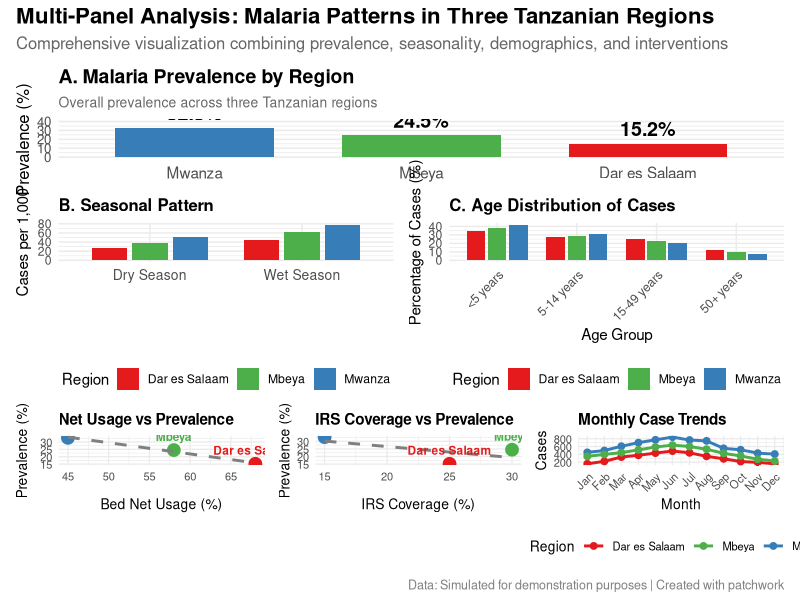
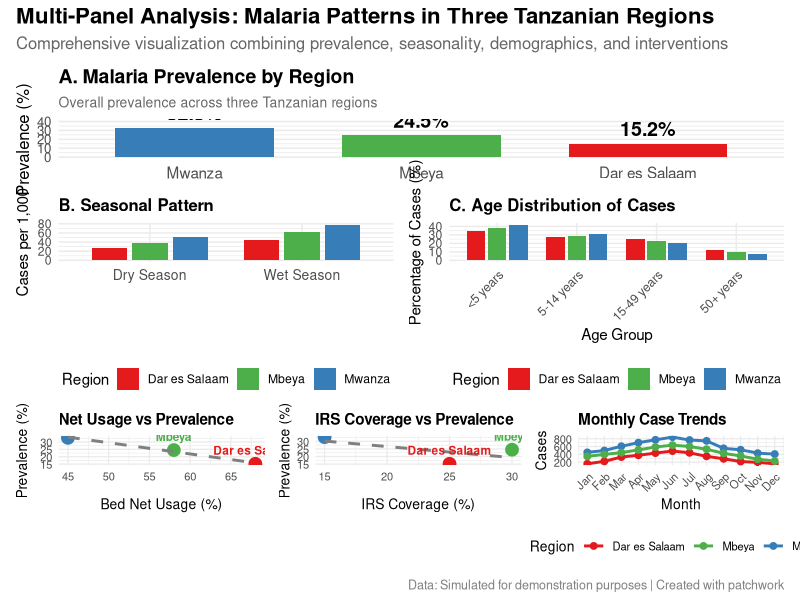

Here is the R script that generated these plots, in order:
# Multi-Panel Malaria Visualization with Patchwork
# Demonstration for Tanzania Regions
# Authors: Praise and Ernest

# Load required packages
library(tidyverse)
library(patchwork)
library(sf)
library(scales)

# Set seed for reproducibility
set.seed(123)

# ============================================================================
# 1. CREATE DUMMY DATA FOR 3 TANZANIAN REGIONS
# ============================================================================

# Region names
regions <- c("Dar es Salaam", "Mwanza", "Mbeya")

# --- Panel A Data: Overall Malaria Prevalence by Region ---
prevalence_data <- tibble(
  region = regions,
  prevalence = c(15.2, 32.8, 24.5),  # Percentage
  population = c(4364541, 2772509, 2707410),
  cases = round(c(15.2, 32.8, 24.5) * c(4364541, 2772509, 2707410) / 100)
)

# --- Panel B Data: Seasonal Variation (Wet vs Dry) ---
seasonal_data <- tibble(
  region = rep(regions, each = 2),
  season = rep(c("Wet Season", "Dry Season"), times = 3),
  cases_per_1000 = c(
    45, 28,  # Dar es Salaam
    78, 52,  # Mwanza
    61, 38   # Mbeya
  )
)

# --- Panel C Data: Age Group Distribution ---
age_data <- expand_grid(
  region = regions,
  age_group = c("<5 years", "5-14 years", "15-49 years", "50+ years")
) %>%
  mutate(
    percentage = case_when(
      region == "Dar es Salaam" & age_group == "<5 years" ~ 35,
      region == "Dar es Salaam" & age_group == "5-14 years" ~ 28,
      region == "Dar es Salaam" & age_group == "15-49 years" ~ 25,
      region == "Dar es Salaam" & age_group == "50+ years" ~ 12,
      
      region == "Mwanza" & age_group == "<5 years" ~ 42,
      region == "Mwanza" & age_group == "5-14 years" ~ 31,
      region == "Mwanza" & age_group == "15-49 years" ~ 20,
      region == "Mwanza" & age_group == "50+ years" ~ 7,
      
      region == "Mbeya" & age_group == "<5 years" ~ 38,
      region == "Mbeya" & age_group == "5-14 years" ~ 29,
      region == "Mbeya" & age_group == "15-49 years" ~ 23,
      region == "Mbeya" & age_group == "50+ years" ~ 10
    )
  ) %>%
  mutate(age_group = factor(age_group, levels = c("<5 years", "5-14 years", 
                                                    "15-49 years", "50+ years")))

# --- Detail Panels Data: Intervention Coverage vs Prevalence ---
intervention_data <- tibble(
  region = regions,
  net_usage = c(68, 45, 58),  # Percentage of households using bed nets
  irs_coverage = c(25, 15, 30),  # Indoor residual spraying coverage
  prevalence = c(15.2, 32.8, 24.5)
)

# Monthly trend data for detailed time series
monthly_data <- expand_grid(
  region = regions,
  month = month.name
) %>%
  mutate(
    month = factor(month, levels = month.name),
    month_num = as.numeric(month),
    # Create seasonal pattern with peak in wet season (Mar-May, Nov-Dec)
    cases = case_when(
      region == "Dar es Salaam" ~ 300 + 150 * sin((month_num - 3) * pi / 6) + rnorm(n(), 0, 20),
      region == "Mwanza" ~ 600 + 200 * sin((month_num - 3) * pi / 6) + rnorm(n(), 0, 30),
      region == "Mbeya" ~ 450 + 180 * sin((month_num - 3) * pi / 6) + rnorm(n(), 0, 25)
    )
  ) %>%
  mutate(cases = pmax(cases, 50))  # Ensure no negative values

# ============================================================================
# 2. CREATE INDIVIDUAL PLOTS
# ============================================================================

# Define consistent color palette
region_colors <- c("Dar es Salaam" = "#E41A1C", 
                   "Mwanza" = "#377EB8", 
                   "Mbeya" = "#4DAF4A")

# --- PANEL A: Overall Malaria Prevalence (Main Map Substitute) ---
plot_a <- ggplot(prevalence_data, aes(x = reorder(region, -prevalence), 
                                       y = prevalence, 
                                       fill = region)) +
  geom_col(width = 0.7) +
  geom_text(aes(label = paste0(prevalence, "%")), 
            vjust = -0.5, size = 5, fontface = "bold") +
  scale_fill_manual(values = region_colors) +
  labs(title = "A. Malaria Prevalence by Region",
       subtitle = "Overall prevalence across three Tanzanian regions",
       x = NULL,
       y = "Prevalence (%)") +
  theme_minimal(base_size = 12) +
  theme(legend.position = "none",
        plot.title = element_text(face = "bold", size = 14),
        plot.subtitle = element_text(size = 10, color = "gray40"),
        axis.text.x = element_text(angle = 0, hjust = 0.5, size = 11),
        panel.grid.major.x = element_blank()) +
  ylim(0, 40)

# --- PANEL B: Seasonal Variation ---
plot_b <- ggplot(seasonal_data, aes(x = season, y = cases_per_1000, fill = region)) +
  geom_col(position = position_dodge(width = 0.8), width = 0.7) +
  scale_fill_manual(values = region_colors) +
  labs(title = "B. Seasonal Pattern",
       x = NULL,
       y = "Cases per 1,000",
       fill = "Region") +
  theme_minimal(base_size = 11) +
  theme(plot.title = element_text(face = "bold", size = 12),
        legend.position = "bottom",
        axis.text.x = element_text(size = 10))

# --- PANEL C: Age Group Distribution ---
plot_c <- ggplot(age_data, aes(x = age_group, y = percentage, fill = region)) +
  geom_col(position = position_dodge(width = 0.8), width = 0.7) +
  scale_fill_manual(values = region_colors) +
  labs(title = "C. Age Distribution of Cases",
       x = "Age Group",
       y = "Percentage of Cases (%)",
       fill = "Region") +
  theme_minimal(base_size = 11) +
  theme(plot.title = element_text(face = "bold", size = 12),
        legend.position = "bottom",
        axis.text.x = element_text(angle = 45, hjust = 1, size = 9))

# --- DETAIL PANEL 1: Net Usage vs Prevalence ---
detail_plot_1 <- ggplot(intervention_data, aes(x = net_usage, y = prevalence)) +
  geom_point(aes(color = region), size = 4) +
  geom_smooth(method = "lm", se = FALSE, color = "gray50", linetype = "dashed") +
  geom_text(aes(label = region, color = region), 
            vjust = -1, size = 3, fontface = "bold") +
  scale_color_manual(values = region_colors) +
  labs(title = "Net Usage vs Prevalence",
       x = "Bed Net Usage (%)",
       y = "Prevalence (%)") +
  theme_minimal(base_size = 10) +
  theme(legend.position = "none",
        plot.title = element_text(face = "bold", size = 11))

# --- DETAIL PANEL 2: IRS Coverage vs Prevalence ---
detail_plot_2 <- ggplot(intervention_data, aes(x = irs_coverage, y = prevalence)) +
  geom_point(aes(color = region), size = 4) +
  geom_smooth(method = "lm", se = FALSE, color = "gray50", linetype = "dashed") +
  geom_text(aes(label = region, color = region), 
            vjust = -1, size = 3, fontface = "bold") +
  scale_color_manual(values = region_colors) +
  labs(title = "IRS Coverage vs Prevalence",
       x = "IRS Coverage (%)",
       y = "Prevalence (%)") +
  theme_minimal(base_size = 10) +
  theme(legend.position = "none",
        plot.title = element_text(face = "bold", size = 11))

# --- DETAIL PANEL 3: Monthly Trends ---
detail_plot_3 <- ggplot(monthly_data, aes(x = month_num, y = cases, color = region, group = region)) +
  geom_line(linewidth = 1) +
  geom_point(size = 2) +
  scale_color_manual(values = region_colors) +
  scale_x_continuous(breaks = 1:12, labels = month.abb) +
  labs(title = "Monthly Case Trends",
       x = "Month",
       y = "Cases",
       color = "Region") +
  theme_minimal(base_size = 10) +
  theme(legend.position = "bottom",
        plot.title = element_text(face = "bold", size = 11),
        axis.text.x = element_text(angle = 45, hjust = 1, size = 8))

# ============================================================================
# 3. COMBINE PLOTS WITH PATCHWORK
# ============================================================================

# Layout design following the sketch:
# - Top row: Large Panel A spanning full width
# - Middle row: Panel B and Panel C side by side
# - Bottom row: Three detail panels side by side

final_plot <- (plot_a) / 
              (plot_b | plot_c) / 
              (detail_plot_1 | detail_plot_2 | detail_plot_3) +
  plot_layout(heights = c(2, 2, 1.5)) +
  plot_annotation(
    title = "Multi-Panel Analysis: Malaria Patterns in Three Tanzanian Regions",
    subtitle = "Comprehensive visualization combining prevalence, seasonality, demographics, and interventions",
    caption = "Data: Simulated for demonstration purposes | Created with patchwork",
    theme = theme(
      plot.title = element_text(size = 16, face = "bold"),
      plot.subtitle = element_text(size = 12, color = "gray40"),
      plot.caption = element_text(size = 9, color = "gray50", hjust = 1)
    )
  )

# Display the final combined plot
print(final_plot)

# Save the plot
ggsave("malaria_patchwork_visualization.png", 
       plot = final_plot, 
       width = 14, 
       height = 12, 
       dpi = 300,
       bg = "white")

cat("\n✓ Multi-panel visualization created successfully!\n")
cat("✓ Plot saved as 'malaria_patchwork_visualization.png'\n\n")

# ============================================================================
# 4. PRINT DATA SUMMARIES
# ============================================================================

cat("=" ,"=", rep("=", 70), "\n", sep = "")
cat("DATA SUMMARY\n")
cat("=" ,"=", rep("=", 70), "\n\n", sep = "")

cat("Panel A - Overall Prevalence:\n")
print(prevalence_data)

cat("\n\nPanel B - Seasonal Data:\n")
print(seasonal_data)

cat("\n\nPanel C - Age Distribution (first 6 rows):\n")
print(head(age_data))

cat("\n\nIntervention Data:\n")
print(intervention_data)

cat("\n\nMonthly Trends (first 6 rows):\n")
print(head(monthly_data))
